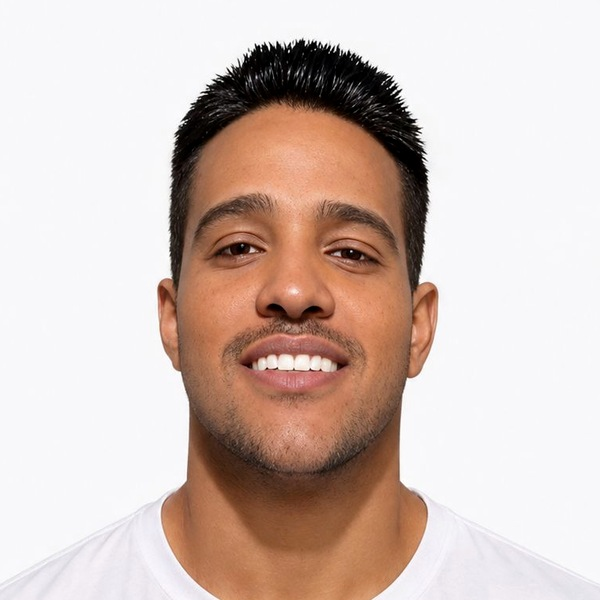
#> input picture reuniao-mensal-2026-10/assets/foto_alex.jpg, 600 x 600 px
$ python -i recorte.py   (imports and definitions only)
#> lines starting #> are read from the running program, lines starting #| are printed output that depends on the picture
"""Recorte fino do avatar (fundo verde da HeyGen): chave por diferença de verde com alfa suave nos fios,
descontaminação da cor da borda, remoção do tufo escuro no topo da cabeça e um leve "light wrap" vermelho.
Uso: python3 scripts/recorte.py [quadros...]   (sem argumentos processa o vídeo todo para out/frames)"""
import sys, subprocess, numpy as np, json, os
from PIL import Image
from scipy.ndimage import gaussian_filter, binary_erosion
from multiprocessing import Pool
SRC, W, H = 'out/avatar_heygen.mp4', 1080, 1920
K = np.array([0, 177, 62], np.float32)          # key colour measured on the plates
WRAP = np.array([150, 34, 38], np.float32)       # wall red for the light wrap
def key(rgb):
    c = rgb.astype(np.float32); r, g, b = c[..., 0], c[..., 1], c[..., 2]
    d = g - np.maximum(r, b)
    a = 1 - np.clip((d - 10) / (95 - 10), 0, 1)                      # soft alpha on hair strands
    a = gaussian_filter(a, .6)
    a[a < .03] = 0
    # decontaminate: remove the green that is mixed into semi-transparent pixels
    fg = (c - (1 - a[..., None]) * K) / np.maximum(a[..., None], .08)
    fg[..., 1] = np.minimum(fg[..., 1], np.maximum(fg[..., 0], fg[..., 2]) * 1.02 + 4)   # spill
    fg = np.clip(fg, 0, 255)
    # dark tuft on top of the head (an object behind the head in the source selfie)
    rows = np.where((a[:, 250:830] > .5).sum(1) > 20)[0]
    top = rows[0] if len(rows) else 120
    if len(rows):
        top = rows[0]; band = slice(max(0, top - 5), top + 70)
        lum = fg[band, :, 0] * .3 + fg[band, :, 1] * .59 + fg[band, :, 2] * .11
        ab = a[band] > .5; first = np.where(ab.any(0), ab.argmax(0), 10 ** 6)          # first opaque row per column
        yy = np.arange(ab.shape[0])[:, None]
        dark = (lum < 58) & (a[band] > 0) & (yy < first[None, :] + 26)                 # only the outer crust of the head
        m = gaussian_filter(dark.astype(np.float32), 2.0)
        a[band] *= 1 - np.clip(m * 1.6, 0, 1)
    # light wrap: the outer edge picks up a little of the red wall
    inner = gaussian_filter(a, 6)
    edge = np.clip(a - inner, 0, 1) * 2.2 + (1 - a) * .0
    w = np.clip(edge, 0, .35)[..., None]
    fg = fg * (1 - w) + WRAP * w
    return np.dstack([fg, a * 255]).astype(np.uint8)
def frames():
    p = subprocess.Popen(['ffmpeg', '-loglevel', 'error', '-i', SRC, '-f', 'rawvideo', '-pix_fmt', 'rgb24', '-'], stdout=subprocess.PIPE)
    i = 0
    while True:
        buf = p.stdout.read(W * H * 3)
        if len(buf) < W * H * 3: break
        i += 1; yield i, np.frombuffer(buf, np.uint8).reshape(H, W, 3)
def work(item):
    i, rgb = item
    Image.fromarray(key(rgb), 'RGBA').save(f'out/frames_new/{i:05d}.webp', quality=90, method=3); return i
# [12 lines not run here, left out]

>>> import cv2
>>> picture = cv2.imread('../../reuniao-mensal-2026-10/assets/foto_alex.jpg', cv2.IMREAD_GRAYSCALE)
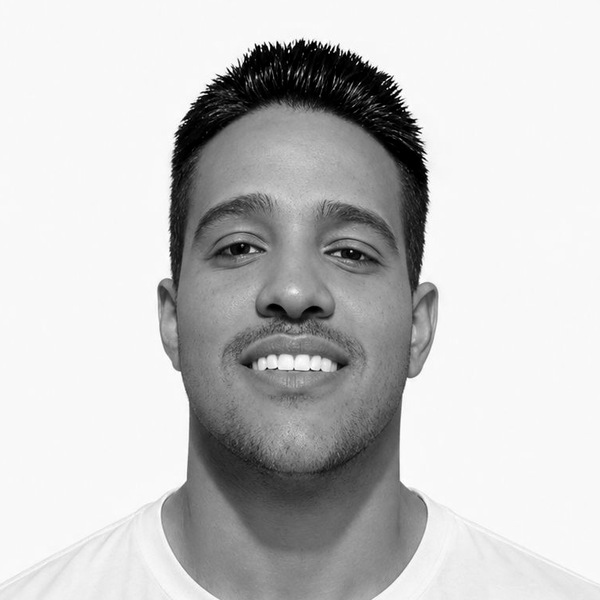
#> picture: shape (600, 600); min 0, max 255, mean 197.8
>>> result = key(picture)
#> in key, `r, g, b = (c[..., 0], c[..., 1], c[..., 2])`: r = 600 values, max 251 at index 577, min 225 at index 592, mean 247.6; g = 600 values, max 250 at index 207, min 224 at index 584, mean 247.6; b = 600 values, max 251 at index 576, min 223 at index 584, mean 247.6
#> in key, `d = g - np.maximum(r, b)`: d = 600 values, max 2 at index 590, min -7 at index 583, mean -0.0933
#> in key, `a = 1 - np.clip((d - 10) / (95 - 10), 0, 1)`: a = 600 values from 1 to 1
#> (the run stopped early here; a loop or call above may not have finished)

$ run again, on reuniao-mensal-2026-10/assets/foto_bernardo.jpg
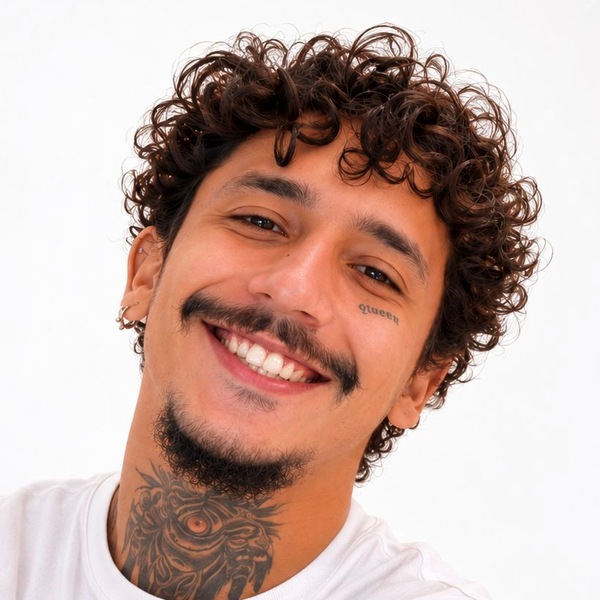
#> input picture reuniao-mensal-2026-10/assets/foto_bernardo.jpg, 600 x 600 px
#> `picture = cv2.imread('../../reuniao-mensal-2026-10/assets/foto_alex.jp..`:
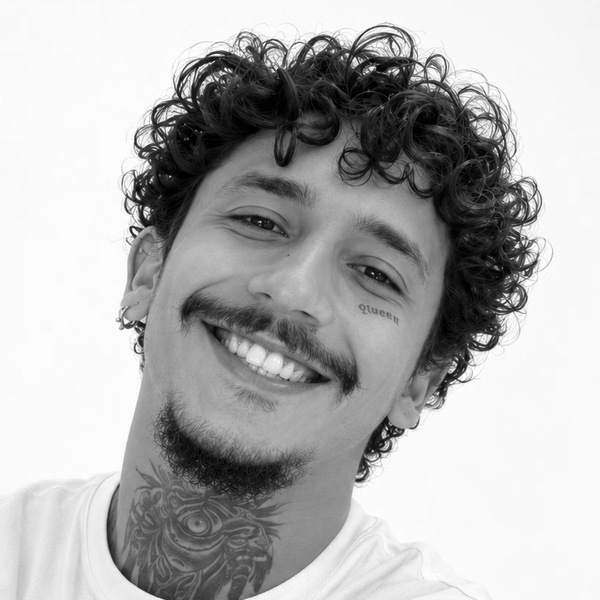
#> picture: shape (600, 600); min 0, max 255, mean 177.2
#> r = 600 values, max 252 at index 95, min 224 at index 590, mean 246.8; g = 600 values, max 251 at index 92, min 225 at index 590, mean 246.9; b = 600 values, max 252 at index 152, min 226 at index 590, mean 246.8
#> d = 600 values, max 1 at index 506, min -4 at index 504, mean -0.15
#> a = 600 values from 1 to 1

$ run again, on reuniao-mensal-2026-10/assets/foto_camila.jpg
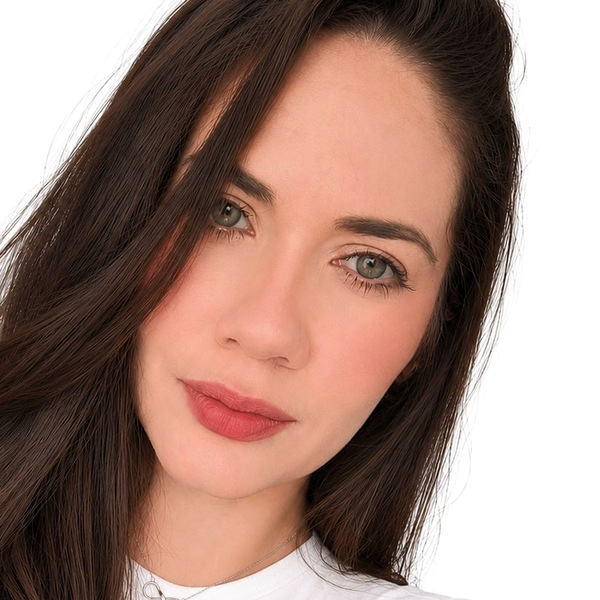
#> input picture reuniao-mensal-2026-10/assets/foto_camila.jpg, 600 x 600 px
#> `picture = cv2.imread('../../reuniao-mensal-2026-10/assets/foto_alex.jp..`:
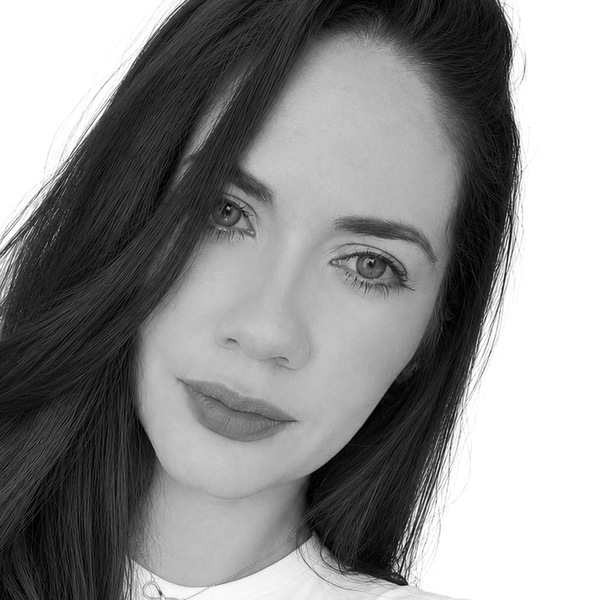
#> picture: shape (600, 600); min 0, max 255, mean 139.5
#> r = 600 values, max 255 at index 0, min 1 at index 581, mean 141.6; g = 600 values, max 255 at index 0, min 2 at index 582, mean 141.2; b = 600 values, max 255 at index 0, min 4 at index 583, mean 140.6
#> d = 600 values, max 69 at index 287, min -114 at index 256, mean -6.49
#> in key, `a = 1 - np.clip((d - 10) / (95 - 10), 0, 1)`: a = 600 values, max 1 at index 0, min 0.306 at index 287, mean 0.991
#> in key, `a = gaussian_filter(a, .6)`: a = 600 values, max 1 at index 0, min 0.508 at index 281, mean 0.991

$ run again, on reuniao-mensal-2026-10/assets/foto_cecilia.jpg
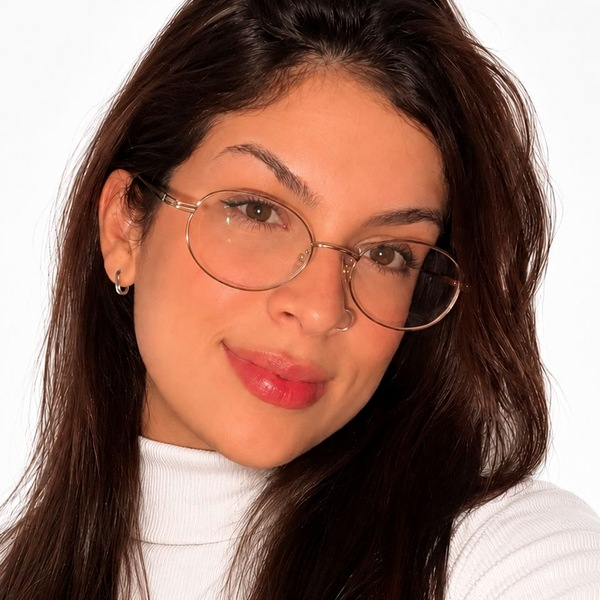
#> input picture reuniao-mensal-2026-10/assets/foto_cecilia.jpg, 600 x 600 px
#> `picture = cv2.imread('../../reuniao-mensal-2026-10/assets/foto_alex.jp..`:
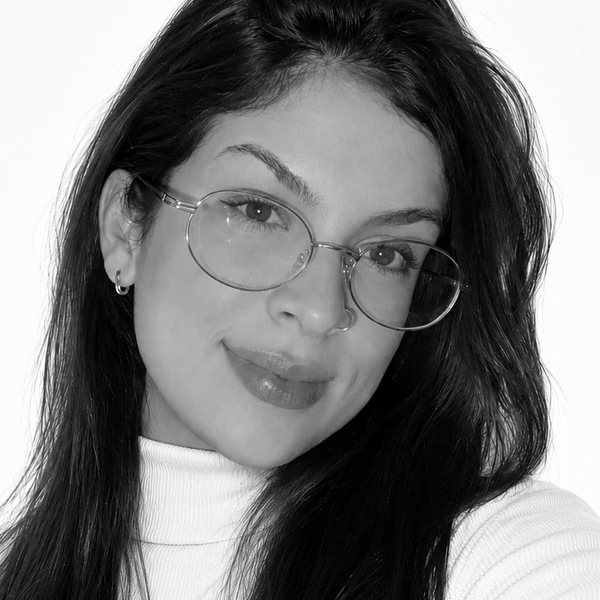
#> picture: shape (600, 600); min 0, max 255, mean 123.2
#> r = 600 values, max 255 at index 493, min 32 at index 596, mean 233.4; g = 600 values, max 254 at index 492, min 31 at index 595, mean 233.1; b = 600 values, max 254 at index 491, min 15 at index 599, mean 232.4
#> d = 600 values, max 64 at index 535, min -101 at index 537, mean -2.19
#> in key, `a = 1 - np.clip((d - 10) / (95 - 10), 0, 1)`: a = 600 values, max 1 at index 0, min 0.365 at index 535, mean 0.996
#> in key, `a = gaussian_filter(a, .6)`: a = 600 values, max 1 at index 0, min 0.578 at index 535, mean 0.996
